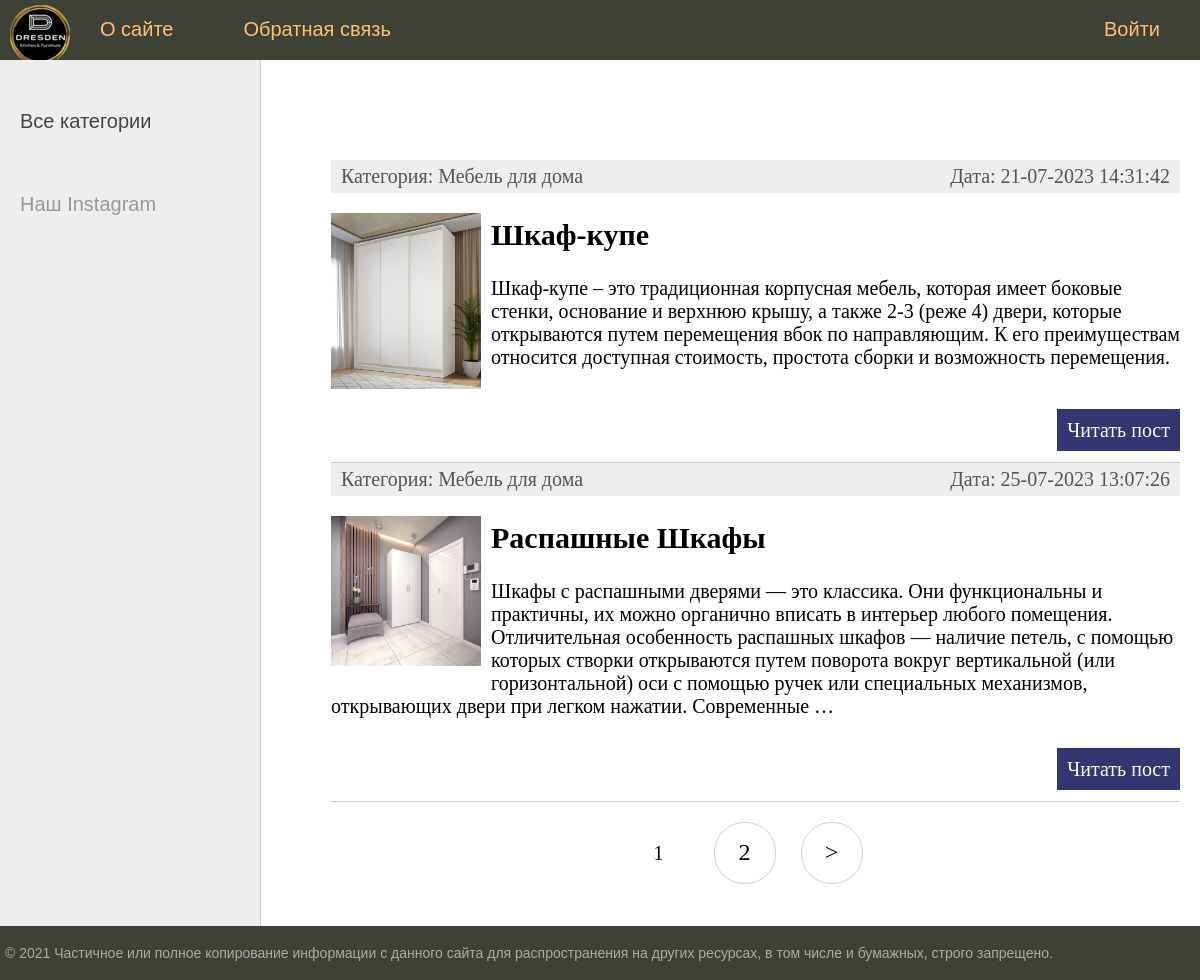
Page /category/mebel-dlya-doma/ on the committed database.
### furniture/models.py (models this page shows, shortened)
class Furniture(models.Model):
    title = models.CharField(max_length=255, verbose_name="Заголовок")
    slug = models.SlugField(max_length=255, unique=True, db_index=True, verbose_name="URL")
    content = models.TextField(blank=True, verbose_name="Контент")
    photo = models.ImageField(upload_to="photos/%Y/%m/%d/", verbose_name="Фото")
    time_create = models.DateTimeField(auto_now_add=True)
    time_update = models.DateTimeField(auto_now=True)
    is_published = models.BooleanField(default=True, verbose_name="Публикация")
    cat = models.ForeignKey('Category', on_delete=models.PROTECT, verbose_name="Категории")
    def get_absolute_url(self):
        return reverse('post', kwargs={'post_slug': self.slug})
    class Meta:
        ordering = ['id']

class Category(models.Model):
    name = models.CharField(max_length=100, db_index=True)
    slug = models.SlugField(max_length=255, unique=True, db_index=True, verbose_name="URL")
    def __str__(self):
        return self.name
    class Meta:
        verbose_name = 'Категория'
        verbose_name_plural = 'Категории'
        ordering = ['id']

### furniture/views.py (the view)
# urls.py: path('category/<slug:cat_slug>/', FurnitureCategory.as_view(), name='category'),
class FurnitureCategory(DataMixin, ListView):
    model = Furniture
    template_name = 'furniture/index.html'
    context_object_name = 'posts'
    allow_empty = False
    def get_queryset(self):
        return Furniture.objects.filter(cat__slug=self.kwargs['cat_slug'], is_published=True)
    def get_context_data(self, *, object_list=None, **kwargs):
        context = super().get_context_data(**kwargs)
        c_def = self.get_user_context(title='Категория - ' + str(context['posts'][0].cat),
                                      cat_selected=context['posts'][0].cat_id)
        return context | c_def

### furniture/utils.py (called while the page is built)
    def get_user_context(self, **kwargs):
        context = kwargs
        cats = Category.objects.all()
        user_menu = menu.copy()
        if not self.request.user.is_authenticated:
            user_menu.pop(1)
        context['menu'] = user_menu
        context['cats'] = cats
        if 'cat_selected' not in context:
            context['cat_selected'] = 0
        return context

### furniture/templates/furniture/index.html (shortened to what this page needs)
{% extends 'furniture/base.html' %}
{% block content %}
<ul class="list-articles">
    {% for p in posts %}
             <li><div class="article-panel">
     <p class="first">Категория: {{p.cat}}</p>
     <p class="last">Дата: {{p.time_update|date:"d-m-Y H:i:s"}}</p>
</div>
{% if p.photo %}
      <p><img class="img-article-left thumb" src="{{p.photo.url}}"></p>
{% endif %}
                 <h2>{{p.title}}</h2>
    {% autoescape on %}
    {{p.content|linebreaks|truncatewords:50}}
    {% endautoescape %}
             <p class="link-read-post"><a href="{{ p.get_absolute_url }}">Читать пост</a></p>
             </li>
    {% endfor %}
</ul>
{% endblock %}

### furniture/static/furniture/css/styles.css (style rules this page uses)
html, body { font-family: 'Arial'; margin: 0; padding: 0; height: 100%; width: 100%; color: #444; }
a { color: #0059b2; text-decoration: none; }
img { max-width: 600px; height: auto; }
img.img-article-left { max-width: 300px; height: auto; float: left; padding: 0 10px 10px 0; }
img.img-article-left.thumb { max-width: 150px; height: auto; }
p.link-read-post { text-align: right; }
p.link-read-post a { padding: 10px; min-width: 100px; background: #333671; color: #fff; text-decoration: none; }
div.article-panel { background: #eee; padding: 5px 10px 5px 10px; box-sizing: border-box; overflow: hidden; color: #555; }
div.article-panel p.first { margin: 0; float: left; }
div.article-panel p.last { margin: 0; float: right; }
ul.list-articles { list-style: none; margin: 0; padding: 0; }
ul.list-articles li { border-bottom: 1px solid #ccc; }

### rows in the picture
Furniture: cat "Мебель для дома", time_update "21-07-2023 14:31:42", photo (picture), title "Шкаф-купе", content "Шкаф-купе – это традиционная корпусная мебель, которая имеет боковые стенки, основание и верхнюю крышу, а также 2-3 (реже 4) двери, которые открываются путем перемещения вбок по направляющим. К его преимуществам относится доступная стоимость, простота сборки и возможность перемещения."
Furniture: cat "Мебель для дома", time_update "25-07-2023 13:07:26", photo (picture), title "Распашные Шкафы", content "Шкафы с распашными дверями — это классика. Они функциональны и практичны, их можно органично вписать в интерьер любого помещения. Отличительная особенность распашных шкафов — наличие петель, с помощью которых створки открываются путем поворота вокруг вертикальной (или горизонтальной) оси с помощью ручек или специальных механизмов, открывающих двери при легком нажатии. Современные …"

### other values in the picture
{{ m.title }} "О сайте" "Обратная связь"
{{ m.title }} "Войти"
{{ p }} "1"
{{ p }} "2"
